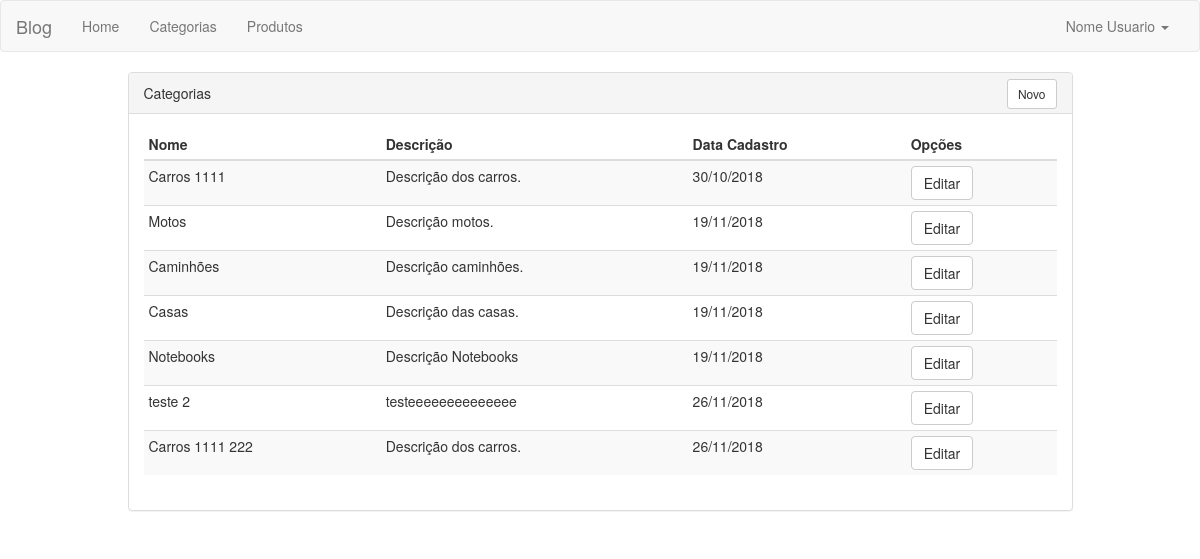
Before: /blog/categorias with the older database file.
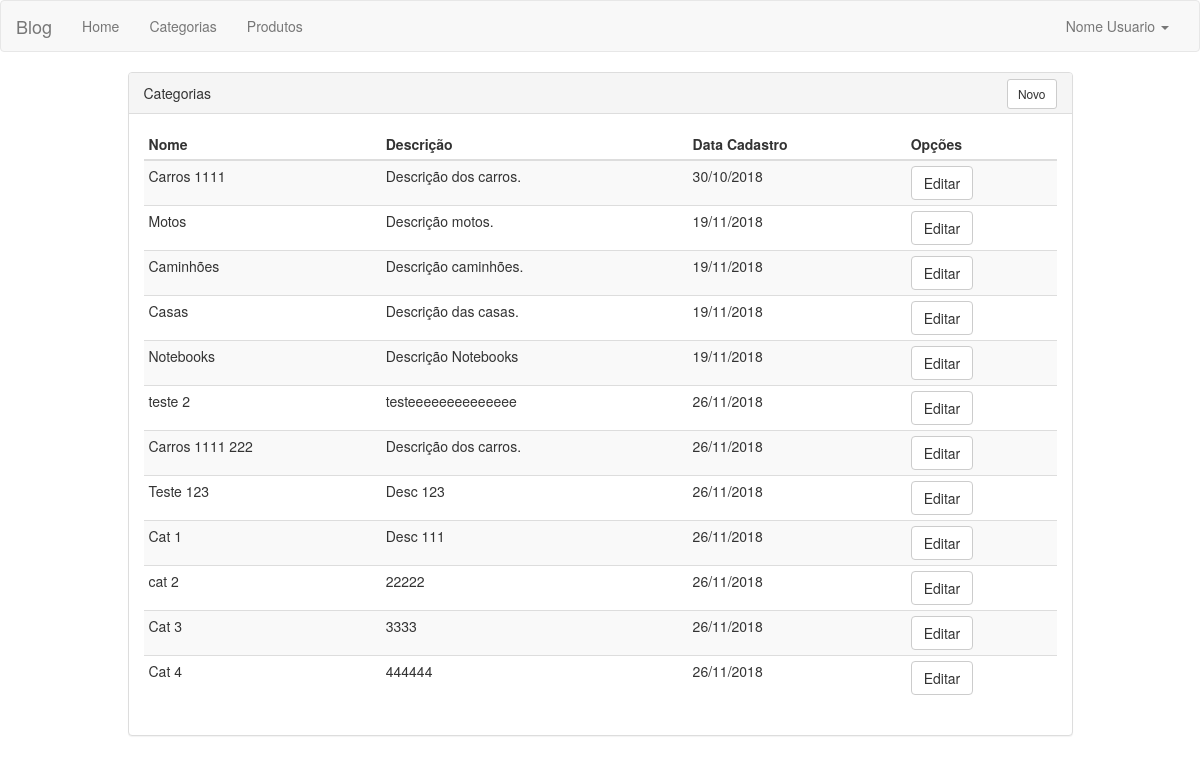
After: the same page with the newer database file.
### blog/models.py (models this page shows, shortened)
class Category(models.Model):
    name = models.CharField(max_length=255, blank=False, null=False, verbose_name="Nome")
    description = models.TextField(blank=False, verbose_name="Descrição")
    created_at = models.DateTimeField(auto_now_add=True, verbose_name="Criado em")
    updated_at = models.DateTimeField(auto_now=True, verbose_name="Alterado em")
    class Meta:
        verbose_name = "Categoria"
        verbose_name_plural = "Categorias"

### blog/views.py (the view)
# urls.py: path('blog/categorias', blog_views.list, name='blog-category-list'),
def list(request):
    categories = Category.objects.all()
    return render(request, 'list.html', {'categories': categories})

### blog/templates/list.html (shortened to what this page needs)
{% extends "core/core.html" %}
{% block content %}
    <div class="container">
        <div class="row">
            <div class="col-md-10 col-md-offset-1">
                <div class="panel panel-default">
                    <div class="panel-heading">
                        Categorias
                        <a class="btn btn-default btn-sm btn-new" href="{% url 'blog-category-new' %}">Novo</a>
                    </div>
                    <div class="panel-body">
                        <table class="table table-condensed table-striped">
                            <thead>
                                <th>Nome</th>
                                <th>Descrição</th>
                                <th>Data Cadastro</th>
                                <th>Opções</th>
                            </thead>
                            <tbody>
                                {% for category in categories %}
                                    <tr>
                                        <td>{{ category.name }}</td>
                                        <td>{{ category.description }}</td>
                                        <td>{{ category.created_at|date:'d/m/Y' }}</td>
                                        <td>
                                            <a class="btn btn-default" href="{% url 'blog-category-edit' category.id %}">Editar</button>
                                    </tr>
                                {% endfor %}
                            </tbody>
                        </table>
                    </div>
                </div>
            </div>
        </div>
    </div>
{% endblock content %}

### templates/core/core.html (shortened to what this page needs)
<!DOCTYPE html>
<html lang="en">
<head>
	<link href="https://maxcdn.bootstrapcdn.com/bootstrap/3.3.5/css/bootstrap.min.css" rel="stylesheet">
</head>
<body>
	<nav class="navbar navbar-default">
		<div class="container-fluid">
			<div class="navbar-header">
				<a class="navbar-brand" href="#">Blog</a>
			</div>
			<div class="collapse navbar-collapse" id="navbar">
				<ul class="nav navbar-nav">
					<li><a href="#">Home</a></li>
					<li><a href="#">Categorias</a></li>
					<li><a href="#">Produtos</a></li>
				</ul>
				<ul class="nav navbar-nav navbar-right">
                    <li class="dropdown">
                        <a href="#" class="dropdown-toggle" data-toggle="dropdown" role="button" aria-expanded="false">Nome Usuario <span class="caret"></span></a>
                    </li>
				</ul>
			</div>
		</div>
	</nav>
    {% block content %}
    {% endblock content %}
</body>
</html>

### blog/templates/list.html (style rules this page uses)
.container .panel-heading .btn-new { float: right; margin: -4px 0 0 0; }

Changed rows visible on the page:
added Category: name "Teste 123", description "Desc 123", created_at "26/11/2018"
added Category: name "Cat 1", description "Desc 111", created_at "26/11/2018"
added Category: name "cat 2", description "22222", created_at "26/11/2018"
added Category: name "Cat 3", description "3333", created_at "26/11/2018"
added Category: name "Cat 4", description "444444", created_at "26/11/2018"
